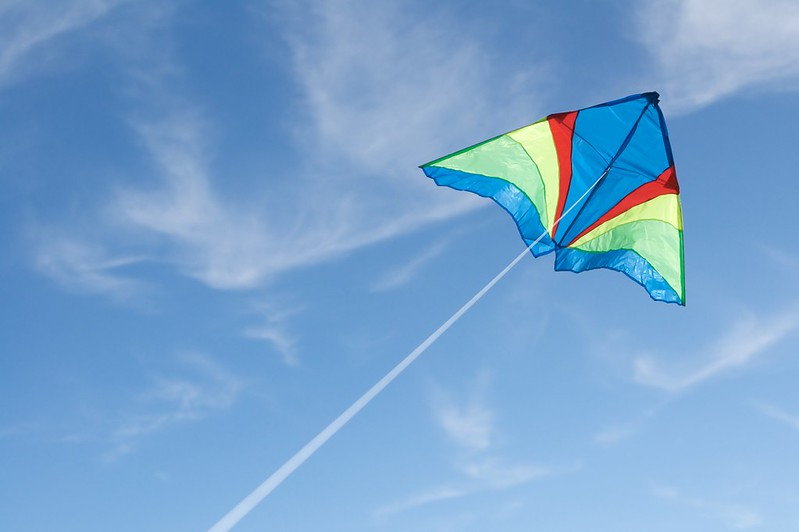
#> input picture kite.jpg, 799 x 532 px, given in place of datakite.jpg, which was not available
$ jupyter execute --allow-errors 'PDFs and Outliers.ipynb'   (shell and % lines are left out)   (text cells are left out)
#> lines starting #> are read from the running program, lines starting #| are printed output that depends on the picture; pictures that were not available may be replaced by others from this repository, and a replacement may not be noted
[cell 1]
# initalization code

import numpy as np
from matplotlib import pyplot as plt
# from google.colab import drive
import cv2

# read images
datadir = "./data"
im = cv2.imread(datadir + 'kite.jpg')
#> im is the input picture: shape (532, 799, 3); mean B, G, R 206.3, 163.5, 119.6
im = cv2.cvtColor(im, cv2.COLOR_BGR2RGB)/255
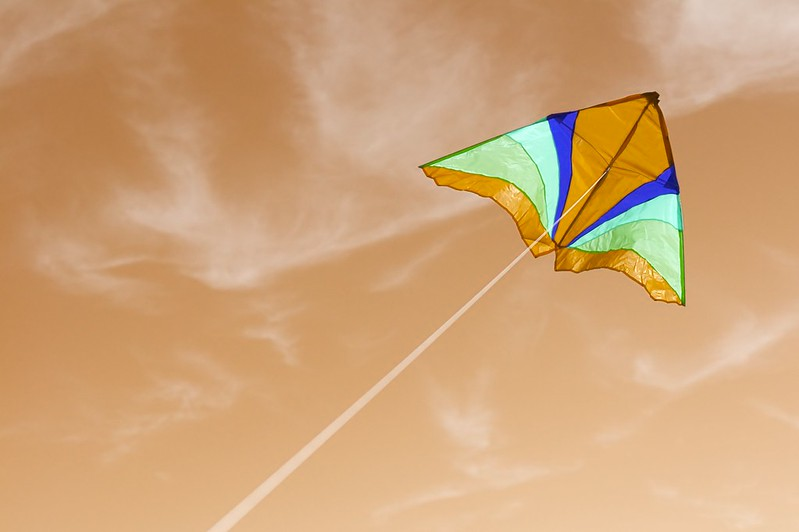
#> im: shape (532, 799, 3) float64; mean B, G, R 0.469, 0.641, 0.809
im = cv2.blur(im, (3, 3))

crop = cv2.imread(datadir + 'kite_crop.jpg')
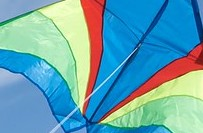
#> input picture kite_crop.jpg, 203 x 133 px, given in place of datakite_crop.jpg, which was not available
#> crop is the input picture: shape (133, 203, 3); mean B, G, R 176, 162.5, 101.4
crop = cv2.cvtColor(crop, cv2.COLOR_BGR2RGB)/255
crop = cv2.blur(crop, (3, 3))
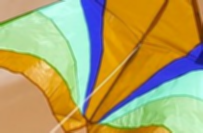
#> crop: shape (133, 203, 3) float64; mean B, G, R 0.398, 0.637, 0.69; drawn with min black and max white

# displays a single image
def display_image(im):
  plt.imshow(im)
  plt.axis('off')
  plt.show()
#> figure, not shown here; B, G, R data is drawn as R, G, B

# displays the image, score map, thresholded score map, and masked image
def display_score(im, score_map, thresh):
  display_image(im)
  display_image(np.reshape(score, (im.shape[:2])))
  plt.imshow(np.reshape(score_map>thresh, (im.shape[0], im.shape[1])), cmap='gray')
  plt.axis('off')
  plt.show()
  display_image(np.tile(np.reshape(score_map>thresh, (im.shape[0], im.shape[1], 1)), (1,1,3))*im)

print('Whole image')
display_image(im)

print('Foreground')
display_image(crop)
#> in display_image (call 2), `plt.show()`:
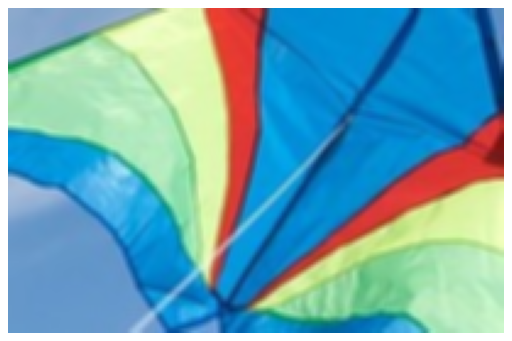
#> figure drawn by matplotlib, 1 panel; B, G, R data is drawn as R, G, B

[cell 2]
def discretize(x, bins):
  x_discrete = np.zeros(x.shape, dtype='uint32') #uint so it can be used to index
  for i in range(1, len(bins)):
    x_discrete += (x > bins[i])
  x_discrete[x_discrete < 0] = 0
  x_discrete[x_discrete > (len(bins) - 2)] = len(bins) - 2
  return x_discrete

# estimate discrete pdf
def estimate_discrete_pdf(values, nvalues, prior = 0):
  '''
    Estimate P(values=v) for each possible v in (0, nvalues)
    Input:
      values: the values of the data
      nvalues: range of values, such that 0 <= values < nvalues
      prior: initial count used to prevent any value from having zero probability
    Output:
      p[nvalues,]: P(values=v) for each v
      bins : bin boundaries
      values_discrete : discretized values
  '''
#> called with values = array of shape (425068,), nvalues = 100, prior = 0
  min_val = np.min(values)
#> min_val = -1.01e-15
  max_val = np.max(values)
#> max_val = 0.964
  bins = range(nvalues + 1) * ((max_val - min_val) / nvalues) + min_val # defining bin boundaries
#> bins = 101 values from -1.01e-15 to 0.964
  bin_width = bins[1] - bins[0]
#> bin_width = 0.00964
  values_discrete = discretize(values, bins) # discretized values in range of 0 to n-1
#> the loop in discretize, `for i in range(1, len(bins)):` made 100 passes

  pdf = np.ones(nvalues) * prior
  for v in values_discrete:
    pdf[v] += 1
#> this loop made 425068 passes
#> v on passes 1 to 3: 48, 48, 48
#> after the loop, pdf = 100 values, max 16319 at index 50, min 6 at index 99, mean 4250.7
  total = pdf.sum()
#> total = 425068
  for v in range(len(pdf)):
    pdf[v] = pdf[v] / total / bin_width
#> this loop made 100 passes
#> after the loop, pdf = 100 values, max 3.98 at index 50, min 0.00146 at index 99, mean 1.04

  return pdf, bins, values_discrete

[cell 3]
# reshape so number of rows is number of pixels and number of columns is 3 (for RGB)
im_3 = np.reshape(im, (im.shape[0]*im.shape[1], 3))
crop_3 = np.reshape(crop, (crop.shape[0]*crop.shape[1], 3))
nbins = 100

# estimate PDFs and compute score per pixel
pdf_img_channel1, _, d = estimate_discrete_pdf(im_3[:,0], nbins)
#> pdf_img_channel1 has the same summary as pdf in estimate_discrete_pdf
p_img_channel1 = pdf_img_channel1[d]

pdf_img_channel2, _, d = estimate_discrete_pdf(im_3[:,1], nbins)
#> the loop in discretize (call 2), `for i in range(1, len(bins)):` made 100 passes
#> the loop in estimate_discrete_pdf (call 2), `for v in values_discrete:` made 425068 passes
#> v on passes 1 to 3: 57, 57, 57
#> the loop in estimate_discrete_pdf (call 2), `for v in range(len(pdf)):` made 100 passes
#> pdf_img_channel2 = 100 values, max 5 at index 63, min 0.00377 at index 0, mean 1.07
p_img_channel2 = pdf_img_channel2[d]

p_img_channel3, _, d = estimate_discrete_pdf(im_3[:,2], nbins)
#> p_img_channel3 = 100 values, max 6.9 at index 79, min 0.00125 at index 0, mean 1.06
p_img_channel3 = p_img_channel3[d]

pdf_box_channel1, bins1, _ = estimate_discrete_pdf(crop_3[:,0], nbins)
#> pdf_box_channel1 = 100 values, max 14.25 at index 0, min 0.0889 at index 99, mean 1.04; bins1 = 101 values from -3.44e-16 to 0.958
p_box_channel1 = pdf_box_channel1[d]

pdf_box_channel2, bins2, _ = estimate_discrete_pdf(crop_3[:,1], nbins)
#> pdf_box_channel2 = 100 values, max 6.51 at index 56, min 0.0158 at index 0, mean 1.07; bins2 = 101 values from 0.0614 to 1
p_box_channel2 = pdf_box_channel2[d]

pdf_box_channel3, bins3, _ = estimate_discrete_pdf(crop_3[:,2], nbins)
#> pdf_box_channel3 = 100 values, max 7.01 at index 79, min 0.0119 at index 6, mean 1.07; bins3 = 101 values from 0.0505 to 0.986
p_box_channel3 = pdf_box_channel3[d]

p_pixel_image = p_img_channel1 * p_img_channel2 * p_img_channel3 # probability that a pixel belongs to image
p_pixel_box = pdf_box_channel1[discretize(im_3[:,0], bins1)] * pdf_box_channel2[discretize(im_3[:,1], bins2)] * pdf_box_channel3[discretize(im_3[:,2], bins3)] # probability that a pixel belongs to image

score = np.log(p_pixel_box / p_pixel_image)
t = 1
display_score(im=im, score_map=score, thresh=t)
#> in display_image (call 4), `plt.show()`:
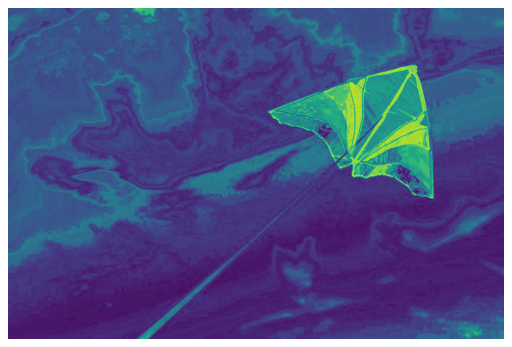
#> figure drawn by matplotlib, 1 panel
#> in display_image (call 5), `plt.show()`:
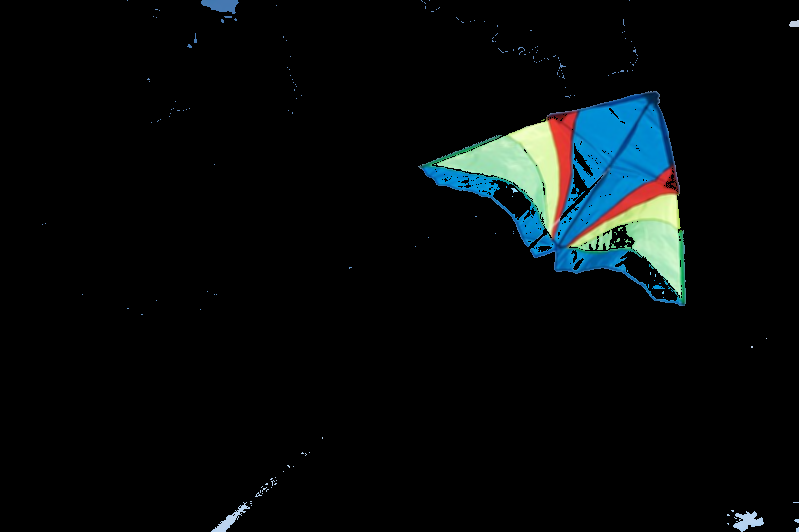
#> shown: shape (532, 799, 3) float64; mean R, G, B 0.0258, 0.0424, 0.0457

[cell 4]
# # init
# !apt install libomp-dev > /dev/null 2>&1
# !pip install faiss-cpu > /dev/null 2>&1
# import faiss
from sklearn.cluster import KMeans

[cell 5]
# reshape so number of rows is number of pixels and number of columns is 3 (for RGB)
im_3 = np.reshape(im, (im.shape[0]*im.shape[1], 3))
crop_3 = np.reshape(crop, (crop.shape[0]*crop.shape[1], 3))
nclusters = 30

kmeans_img = KMeans(n_clusters = nclusters, random_state = 0, n_init = "auto").fit(im_3)
pdf_img = np.zeros(nclusters)

for v in kmeans_img.labels_:
  pdf_img[v] += 1
#> this loop made 425068 passes
#> v on passes 1 to 3: 13, 13, 13
#> after the loop, pdf_img = 30 values, max 37117 at index 1, min 323 at index 25, mean 14168.9
total = pdf_img.sum()
#> total = 425068
for v in range(len(pdf_img)):
  pdf_img[v] = pdf_img[v] / total
#> this loop made 30 passes
#> after the loop, pdf_img = 30 values, max 0.0873 at index 1, min 0.00076 at index 25, mean 0.0333

# kmeans_box = KMeans(n_clusters = nclusters, random_state = 0, n_init = "auto").fit(crop_3)
pdf_box = np.zeros(nclusters)
box_clusters = kmeans_img.predict(crop_3)

for v in box_clusters:
  pdf_box[v] += 1
#> this loop made 26999 passes
#> v on passes 1 to 3: 11, 11, 11
#> after the loop, pdf_box = 30 values, max 5843 at index 17, min 0 at index 3, mean 900
total = pdf_box.sum()
#> total = 26999
for v in range(len(pdf_box)):
  pdf_box[v] = pdf_box[v] / total
#> after the loop, pdf_box = 30 values, max 0.216 at index 17, min 0 at index 3, mean 0.0333

p_pixel_img = pdf_img[kmeans_img.labels_]
# img_box_clusters = kmeans_box.predict(im_3)
p_pixel_box = pdf_box[kmeans_img.labels_]

score = np.log(p_pixel_box / p_pixel_img)
t = 1
display_score(im=im, score_map=score, thresh=t)
#> in display_image (call 7), `plt.show()`:
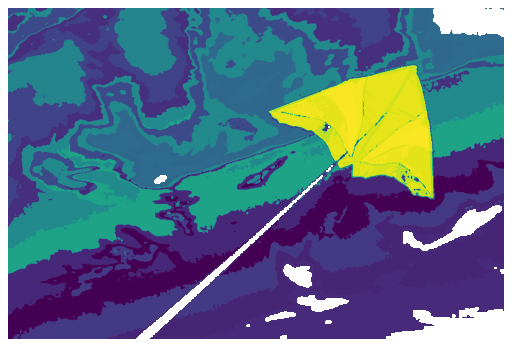
#> figure drawn by matplotlib, 1 panel

[cell 6]
from sklearn.mixture import GaussianMixture

# reshape so number of rows is number of pixels and number of columns is 3 (for RGB)
im_3 = np.reshape(im, (im.shape[0]*im.shape[1], 3))
crop_3 = np.reshape(crop, (crop.shape[0]*crop.shape[1], 3))
n_components = 8
covariance_type = 'diag'

# estimate PDFs and compute score per pixel (can use gmm.score_samples where gmm is the mixture model)
gmm_image = GaussianMixture(n_components = n_components, random_state = 0, covariance_type = covariance_type).fit(im_3)
gmm_box = GaussianMixture(n_components = n_components, random_state = 0, covariance_type = covariance_type).fit(crop_3)

score = gmm_box.score_samples(im_3) - gmm_image.score_samples(im_3)

t = -.01
display_score(im=im, score_map=score, thresh=t)
#> call 3 of display_score, with score_map = array of shape (425068,), thresh = -0.01
#> in display_image (call 10), `plt.show()`:
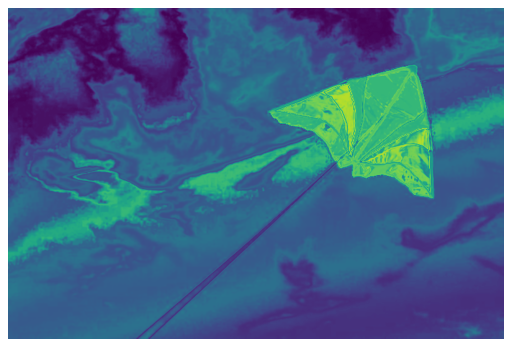
#> figure drawn by matplotlib, 1 panel
#> in display_score (call 3), `plt.show()`:
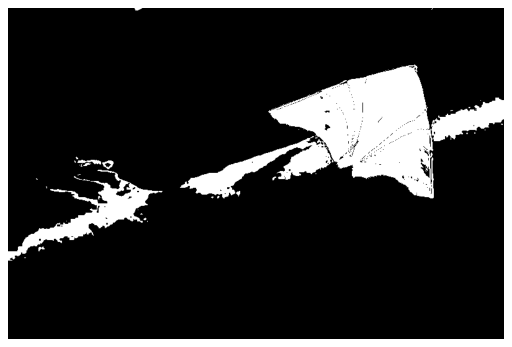
#> figure drawn by matplotlib, 1 panel
#> in display_image (call 11), `plt.show()`:
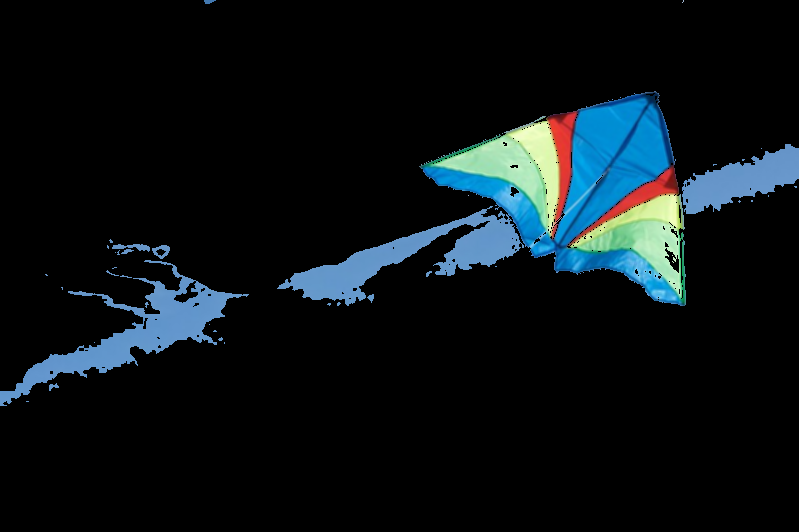
#> shown: shape (532, 799, 3) float64; mean R, G, B 0.0437, 0.0726, 0.0861

[cell 7]
import numpy as np
from matplotlib import pyplot as plt
# from google.colab import drive

datadir = "./data"

# load data
#> (the rest of this cell did not finish here and is left out)

#> (a cell that did not finish here is left out)

[cell 9]
pct = 0.05

# The intuition is that data statistics dependent on extremes (max, min) need to be extrapolated when you remove outliers,
# while other statistics (mean, std) can be accurately estimated from the inlier points.

# find max and min using 95th and 5th percentile
#> (the rest of this cell did not finish here and is left out)

[cell 10]
'''
-initialize model params randomly

E-step
-use bayes rule to calculate
for each xi :
p(xi|valid) = gaussian formula
p(xi|invalid) = uniform distribution formula
p(valid|xi) = p(xi|valid)p(valid)/ (p(xi|valid)p(valid) + p(xi|invalid)p(invalid)
p(invalid|xi) = 1 - p(valid|xi)

M-step
-adjust model params using probabilty weighted estimates

'''
niter = 20

# initialize by assuming that all data is valid
#> (the rest of this cell did not finish here and is left out)

[cell 11]
import numpy as np
from matplotlib import pyplot as plt
from google.colab import drive

drive.mount('/content/drive')
datadir = "/content/drive/My Drive/CS441/HW3/"

# load data
#> (the rest of this cell did not finish here and is left out)

#> (a cell that did not finish here is left out)

[cell 13]
from sklearn.linear_model import RANSACRegressor

def robust_mean(data):
  # crop data according to percentiles
  if len(data <= 2):
    mean = np.mean(data)
  else:
    data_adj = data[np.where((data >= np.percentile(data, 5)) & (data <= np.percentile(data, 95)))]
    mean = np.mean(data_adj)
  return mean

#> (the rest of this cell did not finish here and is left out)

[cell 14]
from sklearn.datasets import load_diabetes
from sklearn.metrics import mutual_info_score

diabetes = load_diabetes(scaled = False)
# print(diabetes.DESCR)

age = diabetes.data[:,0]
sex = diabetes.data[:,1]
N = np.size(age)

age_values, counts = np.unique(age, return_counts=True)
pdf_age = np.zeros(int(np.max(age_values)) + 1)
for idx, val in enumerate(age_values):
  pdf_age[int(val)] = counts[idx] / N

sex_values, counts = np.unique(sex, return_counts=True)
pdf_sex = np.zeros(int(np.max(sex_values)) + 1)
pdf_sex[int(sex_values[0])] = counts[0] / N
pdf_sex[int(sex_values[1])] = counts[1] / N

pdf_age_sex = np.zeros((int(np.max(age_values))+1, int(np.max(sex_values))+1))  #joint pdf
for a,s in diabetes.data[:,:2]:
  pdf_age_sex[int(a),int(s)] += 1
pdf_age_sex = pdf_age_sex / N

# mutual_info_old = 0
mutual_info_new = 0

for a in age_values:
  for s in sex_values:
    if pdf_age_sex[int(a),int(s)] == 0:
      continue
    # mutual_info_old += np.log(pdf_age_sex[int(a),int(s)] / (pdf_age[int(a)] * pdf_sex[int(s)]))
    mutual_info_new += pdf_age_sex[int(a),int(s)] * np.log(pdf_age_sex[int(a),int(s)] / (pdf_age[int(a)] * pdf_sex[int(s)]))

# mutual_info_old = mutual_info_old / N
# print(mutual_info_old)
print(mutual_info_new)
print(mutual_info_score(age,sex))

[cell 15]
from sklearn.mixture import GaussianMixture
from sklearn.datasets import load_diabetes
from sklearn.metrics import mutual_info_score

diabetes = load_diabetes(scaled = False)
age = diabetes.data[:,0]
sex = diabetes.data[:,1]
N = np.size(age)

# creating P(sex)
sex_values, counts = np.unique(sex, return_counts=True)
pdf_sex = np.zeros(int(np.max(sex_values)) + 1)
pdf_sex[int(sex_values[0])] = counts[0] / N
pdf_sex[int(sex_values[1])] = counts[1] / N

age_sex1 = age[np.where(sex == 1)]
age_sex2 = age[np.where(sex == 2)]
gmm_sex1 = GaussianMixture(n_components=3, random_state=42).fit(age_sex1.reshape(-1, 1))
gmm_sex2 = GaussianMixture(n_components=3, random_state=42).fit(age_sex2.reshape(-1, 1))

da = 0.8
age_values = np.arange(age.min() + da, age.max() - da, da)

pdf_age = np.zeros(int(np.max(age_values)) + 1)
pdf_age_sex = np.zeros((int(np.max(age_values)) + 1, int(np.max(sex_values)) + 1))

for a in age_values:
  for s in sex_values:
    a_ = np.array(a).reshape(1, -1)
    if s == 1:
      p_age_sex = np.exp(gmm_sex1.score_samples(a_)[0]) # P(age=a|sex=1)
      p_sex = pdf_sex[1]
    else:
      p_age_sex = np.exp(gmm_sex2.score_samples(a_)[0]) # P(age=a|sex=2)
      p_sex = pdf_sex[2]

    # P(age=a) = P(age=a|sex=1) * P(sex=1) + P(age=a|sex=2) * P(sex=2)
    pdf_age[int(a)] = (np.exp(gmm_sex1.score_samples(a_)[0]) * pdf_sex[1] * da) + (np.exp(gmm_sex2.score_samples(a_)[0]) * pdf_sex[2] * da)

    # P(age=a,sex=s) = P(age=a|sex=s) * P(sex=s)
    pdf_age_sex[int(a), int(s)] = p_age_sex * p_sex * da


# sum P(x,y) * log(P(x,y)/P(x)P(y))
mutual_info = 0
for a in age_values:
  for s in sex_values:
    mutual_info += pdf_age_sex[int(a),int(s)] * np.log( pdf_age_sex[int(a),int(s)] / (pdf_age[int(a)] * pdf_sex[int(s)]) )

# mutual_info = mutual_info / N
print(mutual_info)
